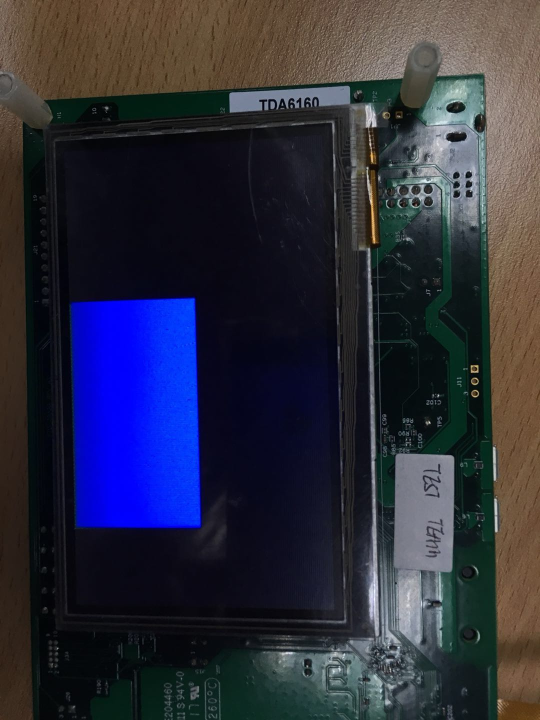
#> input picture pyopencv/pxp_blue.jpg, 1080 x 1440 px (shown at 1/2 size)
$ python image_ostu_threshold.py   (Python 2 division)
#> lines starting #> are read from the running program, lines starting #| are printed output that depends on the picture; after the words box and inside, x2 and y2 are one past the last pixel; in counts of white or black regions, pixels touching at a corner belong together
#! usr/bin/python
#coding=utf-8

# import numpy as np
import cv2
import numpy as np
from matplotlib import pyplot as plt

# Load an color image in grayscale
img = cv2.imread('../pxp_blue.jpg', 0)
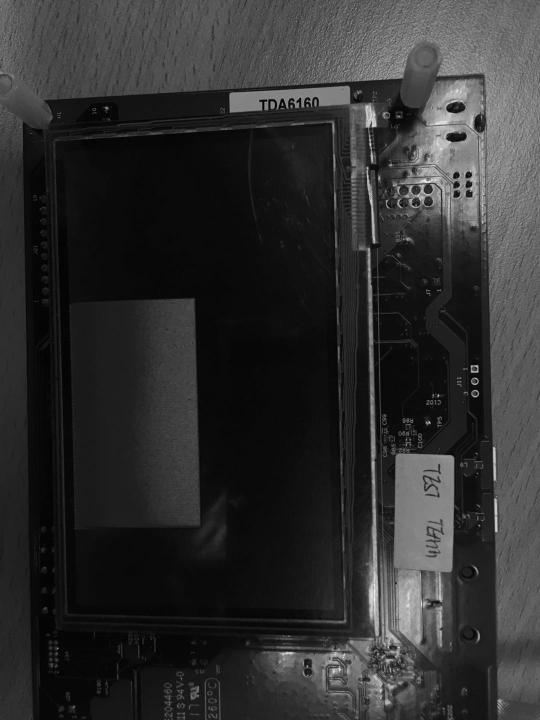
#> img: shape (1440, 1080) (shown at 1/2 size); min 0, max 255, mean 47
#简单滤波
ret1,th1 = cv2.threshold(img,127,255,cv2.THRESH_BINARY)
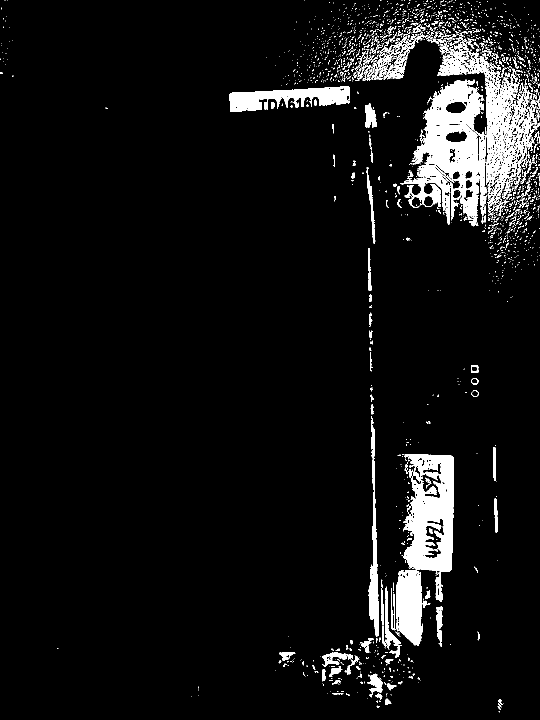
#> th1: shape (1440, 1080) (shown at 1/2 size); 6.4% white; 2123 white regions (1908 under 20 px), largest, box (x1, y1, x2, y2) and area: (803, 908, 908, 1150) 16368, (875, 83, 1074, 420) 15733, (823, 249, 958, 453) 12550
#Otsu 滤波
ret2,th2 = cv2.threshold(img,0,255,cv2.THRESH_BINARY+cv2.THRESH_OTSU)
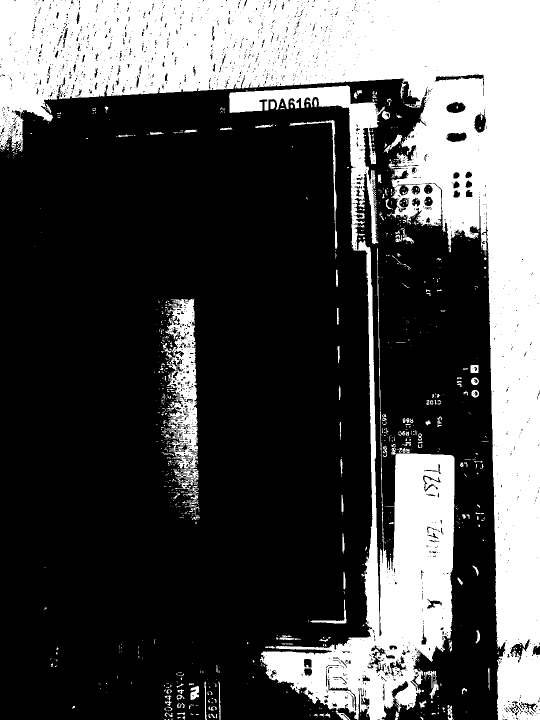
#> th2: shape (1440, 1080) (shown at 1/2 size); 31.5% white; 920 white regions (748 under 20 px), largest, box (x1, y1, x2, y2) and area: (0, 0, 1080, 1440) 353911, (458, 171, 909, 1440) 106908, (326, 597, 396, 936) 12234
#> ret2 = 61
print ret2
#| 61.0
plt.figure()
plt.subplot(221),plt.imshow(img,'gray')
plt.subplot(222),plt.hist(img.ravel(),256)#.ravel方法将矩阵转化为一维
plt.subplot(223),plt.imshow(th1,'gray')
plt.subplot(224),plt.imshow(th2,'gray')
plt.show()
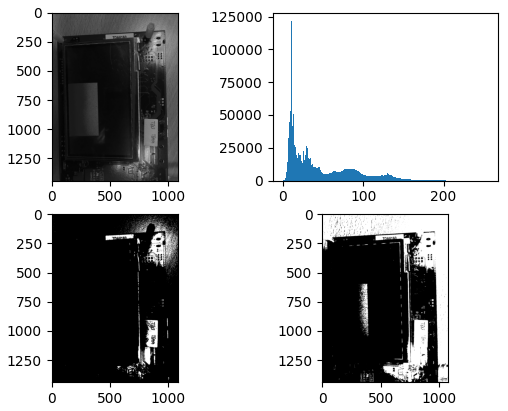
#> figure drawn by matplotlib, 4 panels; panel 2: tallest bar 121902 high, from x = 9.96 to 10.96

$ run again, with pyopencv/house.jpg copied over pyopencv/pxp_blue.jpg
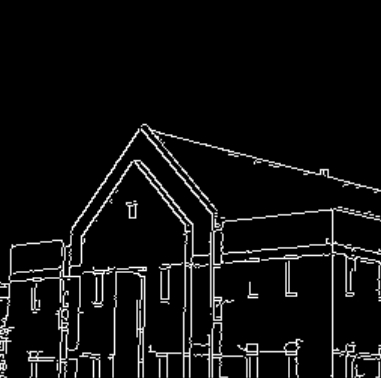
#> input picture pyopencv/house.jpg, 381 x 378 px
#> img is the input picture: shape (378, 381); min 0, max 255, mean 14.9
#> `ret1,th1 = cv2.threshold(img,127,255,cv2.THRESH_BINARY)`:
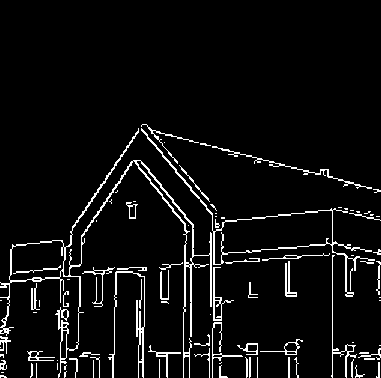
#> th1: shape (378, 381); 5.7% white in thin lines or dots, all inside (x1, y1, x2, y2) = (0, 124, 381, 378)
#> ret2 = 86
#| 86.0
#> `plt.show()`:
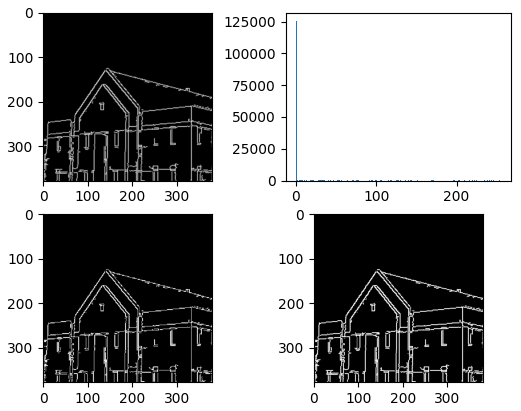
#> figure drawn by matplotlib, 4 panels; panel 2: tallest bar 125743 high, from x = 0 to 0.996

$ run again, with pyopencv/lcd.jpg copied over pyopencv/pxp_blue.jpg
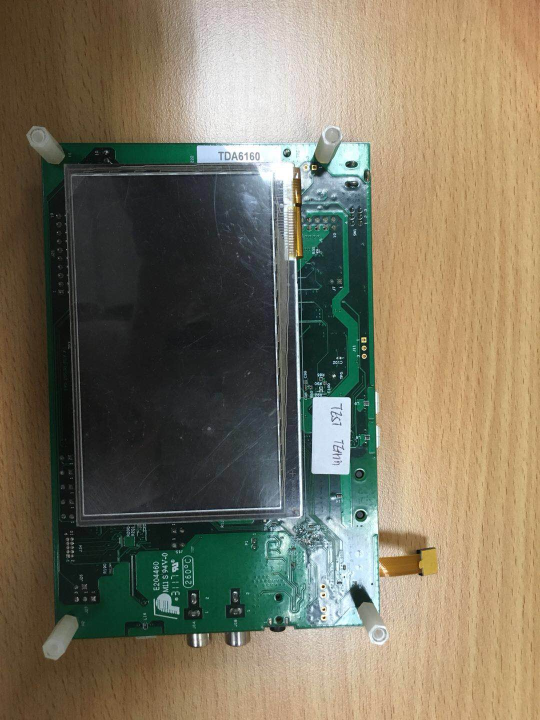
#> input picture pyopencv/lcd.jpg, 1080 x 1440 px (shown at 1/2 size)
#> `ret1,th1 = cv2.threshold(img,127,255,cv2.THRESH_BINARY)`:
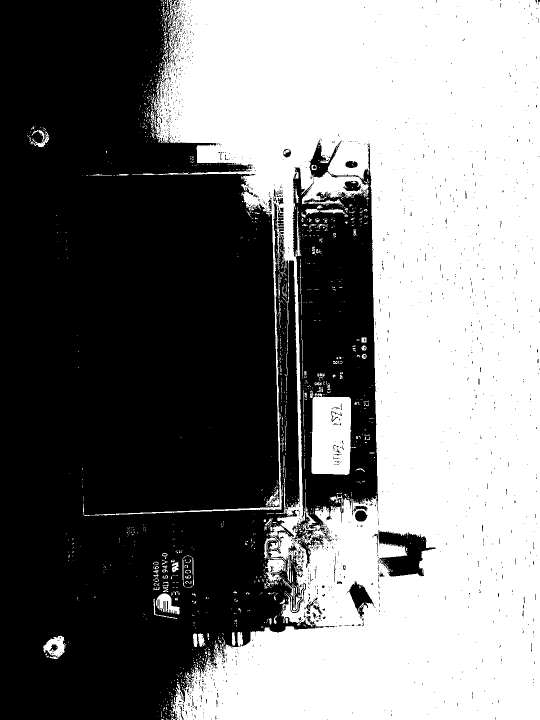
#> th1: shape (1440, 1080) (shown at 1/2 size); 48.3% white; 1361 white regions (1225 under 20 px), largest, box (x1, y1, x2, y2) and area: (166, 0, 1080, 1440) 724694, (623, 786, 703, 950) 11600, (86, 1271, 131, 1318) 1151
#> th2: shape (1440, 1080); 49.9% white; 1309 white regions (1185 under 20 px), largest, box (x1, y1, x2, y2) and area: (160, 0, 1080, 1440) 748735, (620, 781, 712, 950) 11833, (85, 1256, 139, 1320) 2044
#> ret2 = 116
#| 116.0
#> `plt.show()`:
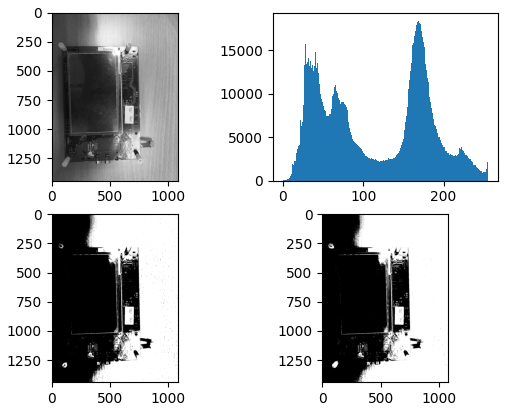
#> figure drawn by matplotlib, 4 panels; panel 2: tallest bar 18385 high, from x = 168.3 to 169.3
